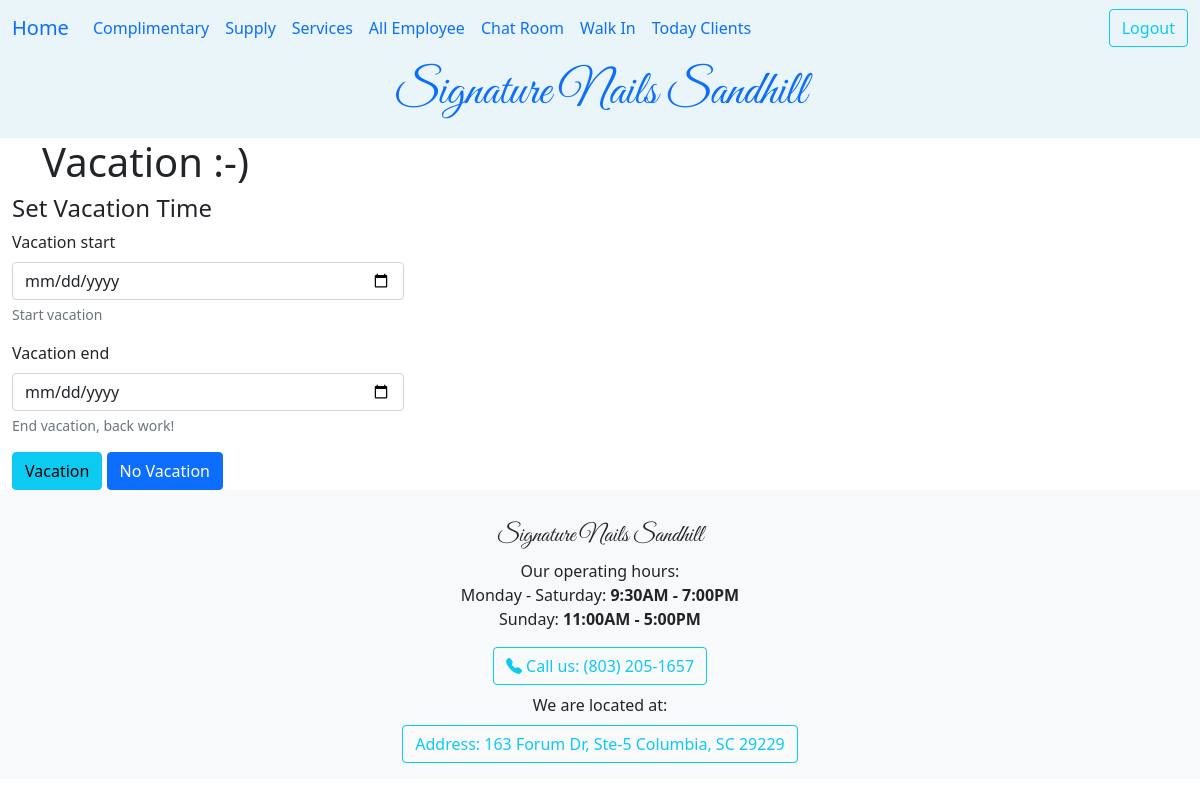
The page /ledger/tech_vacation/1/ (signed in) on the database as committed earlier.
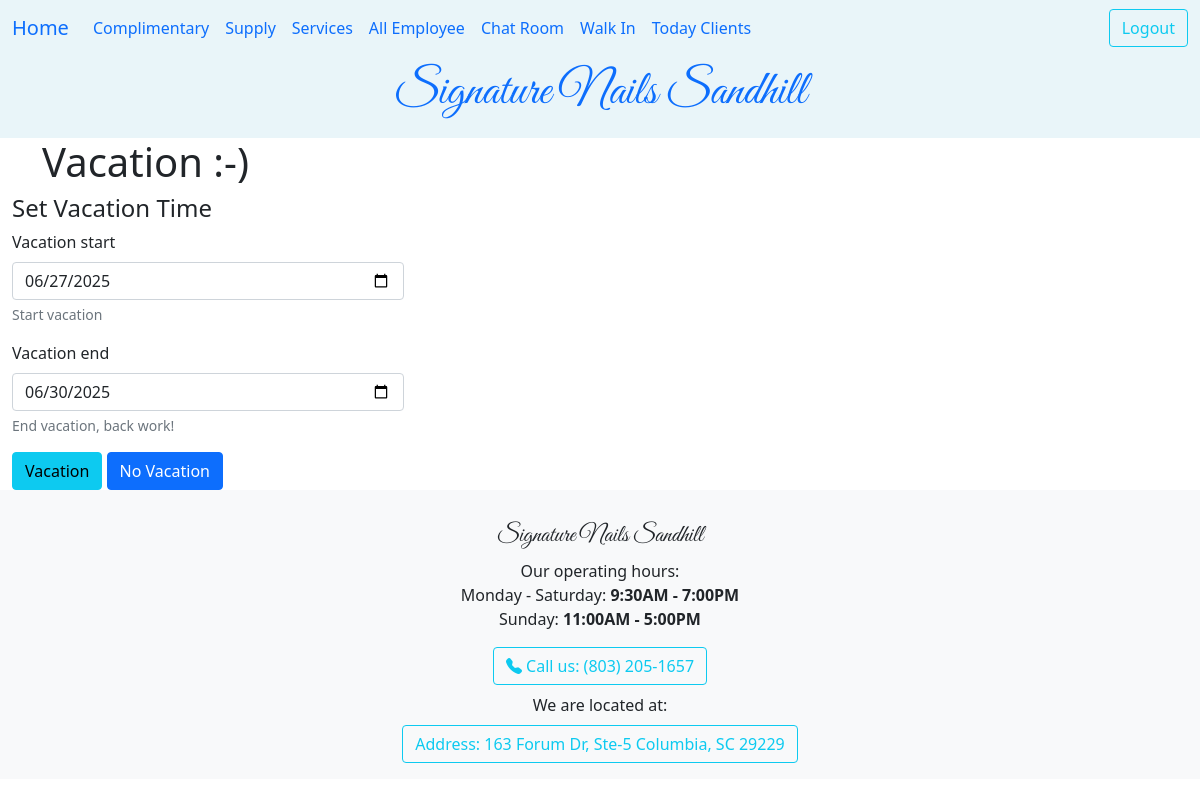
The same page on the database as committed later.
### ledger/models.py (models this page shows, shortened)
class Technician(models.Model):
    name = models.CharField(max_length=25)
    phone = PhoneNumberField()
    email = models.EmailField(max_length=40, null=True, blank=True)
    owner = models.ForeignKey(settings.AUTH_USER_MODEL, on_delete=models.DO_NOTHING)
    start_work_at = models.TimeField()
    end_work = models.TimeField()
    isWork = models.BooleanField(default=False)
    picture = models.ImageField(upload_to='tech_pictures/', null=True, editable=True)
    services = models.ManyToManyField("Service", blank=True, related_name="tech")
    time_come_in = models.DateTimeField(null=True)
    work_days = models.CharField(max_length=7, default="1111110", help_text="MTWTFSS: 1 for work, 0 for off")
    vacation_start = models.DateField(null=True, blank=True, help_text="Start vacation")
    vacation_end = models.DateField(null=True, blank=True, help_text="End vacation, back work!")
    date_go_work = models.DateField(null=True, blank=True)
    history = HistoricalRecords()
    hire_date = models.DateField(auto_now_add=True, help_text="Date when the technician was hired")
    experience = models.PositiveIntegerField(default=0, help_text="Years of experience in the field")
    bio = models.TextField(max_length=500, null=True, blank=True, help_text="Short bio about the technician")
    view_count = models.IntegerField(default=0)
    class Meta:
        unique_together = ('name','phone',)
        ordering = ['name']

### ledger/views.py (the view)
# urls.py: path('ledger/tech_vacation/<int:pk>/', views.TechVacationView.as_view(), name="vacation"),
class TechVacationView(LoginRequiredMixin,UpdateView):
    model = Technician
    form_class = VacationForm
    template_name = 'ledger/vacation_tech.html'
    success_url = reverse_lazy("datHen:listHen")
    def get_object(self):
        return get_object_or_404(Technician, id=self.kwargs.get('pk'))
    def get_context_data(self, **kwargs):
        context = super().get_context_data(**kwargs)
        context['title'] = "Set Vacation Time"
        return context

### ledger/forms.py
class VacationForm(forms.ModelForm):
    class Meta:
        model = Technician
        fields = ['vacation_start','vacation_end']
        widgets = {
            'vacation_start': forms.DateInput(attrs={"type":"date"}),
            'vacation_end': forms.DateInput(attrs={"type":"date"}),
        }

### ledger/templates/ledger/vacation_tech.html (shortened to what this page needs)
{% extends 'base.html' %}
{% load crispy_forms_tags %}
{% load crispy_forms_filters %}
{% block heading %}
    <h1>Vacation :-)</h1>
{% endblock heading %}
{% block content %}
<h4> {{ title }} </h4>
<form action="" method="post">
    <div class="form-group col-md-4">
    {{ form | crispy }}
    </div>
    <input type='submit' value='Vacation' class="btn btn-info" role="button">
    <input type="submit" onclick="window.location='{% url "datHen:listHen" %}'; return false; " value="No Vacation" class="btn btn-primary" role="button">
</form>
{% endblock content %}

Rows that differ between the two databases and show on the page:
changed Technician: vacation_start (not shown) → "06/27/2025"; vacation_end (not shown) → "06/30/2025"
